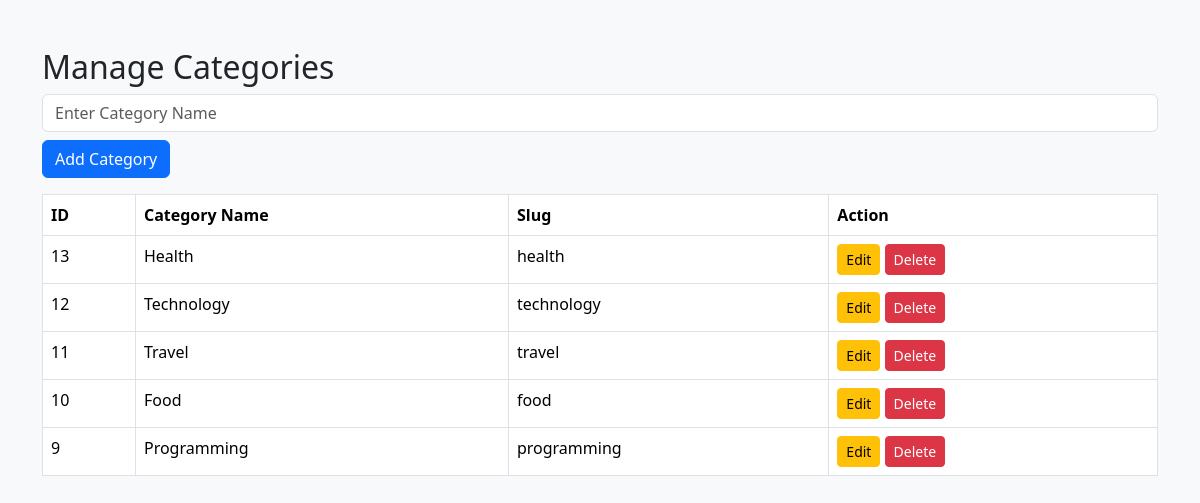
The page /categories.php (signed in) on the database its author committed.
### tables this page shows
CREATE TABLE `category` (
  `id` int(11) NOT NULL,
  `category_name` varchar(255) NOT NULL,
  `slug` varchar(255) NOT NULL,
  `created_at` timestamp NOT NULL DEFAULT current_timestamp()
);

### categories.php (the view, shortened to what this page needs)
<?php
    include 'header.php';
    include 'db.php';
?>
<!DOCTYPE html>
<html>
<head>
  <link rel="stylesheet" href="../assets/css/bootstrap.min.css">
</head>
<body class="bg-light">
<div class="container mt-5">
  <h2>Manage Categories</h2>
  <form method="POST" class="mb-3">
    <div class="form-group">
      <input type="text" name="category_name" class="form-control" placeholder="Enter Category Name" required>
    </div>
    <button type="submit" name="add" class="btn btn-primary mt-2">Add Category</button>
  </form>
  <table class="table table-bordered">
    <tr>
      <th>ID</th>
      <th>Category Name</th>
      <th>Slug</th>
      <th>Action</th>
    </tr>
    <?php $fetch=$con->prepare("SELECT * FROM category ORDER BY id DESC");
    $fetch->execute();
    $result = $fetch->fetchall();
    foreach($result as $row){
    echo "<tr>";
    echo "<td>".$row['id']."</td>";
    echo "<td>".$row['category_name']."</td>";
    echo "<td>".$row['slug']."</td>";
    echo "<td><a href='edit_category.php?edit=".$row['id']."' class='btn btn-warning btn-sm'>Edit</a>
     <a href='?delete=".$row['id']."' class='btn btn-danger btn-sm'>Delete</a>
     </td>";
    echo "</tr>";
    }
    ?>
  </table>
</div>
</body>
</html>
<?php include 'footer.php'; ?>

### rows shown on the page
category: id "13", category_name "Health", slug "health"
category: id "12", category_name "Technology", slug "technology"
category: id "11", category_name "Travel", slug "travel"
category: id "10", category_name "Food", slug "food"
category: id "9", category_name "Programming", slug "programming"
